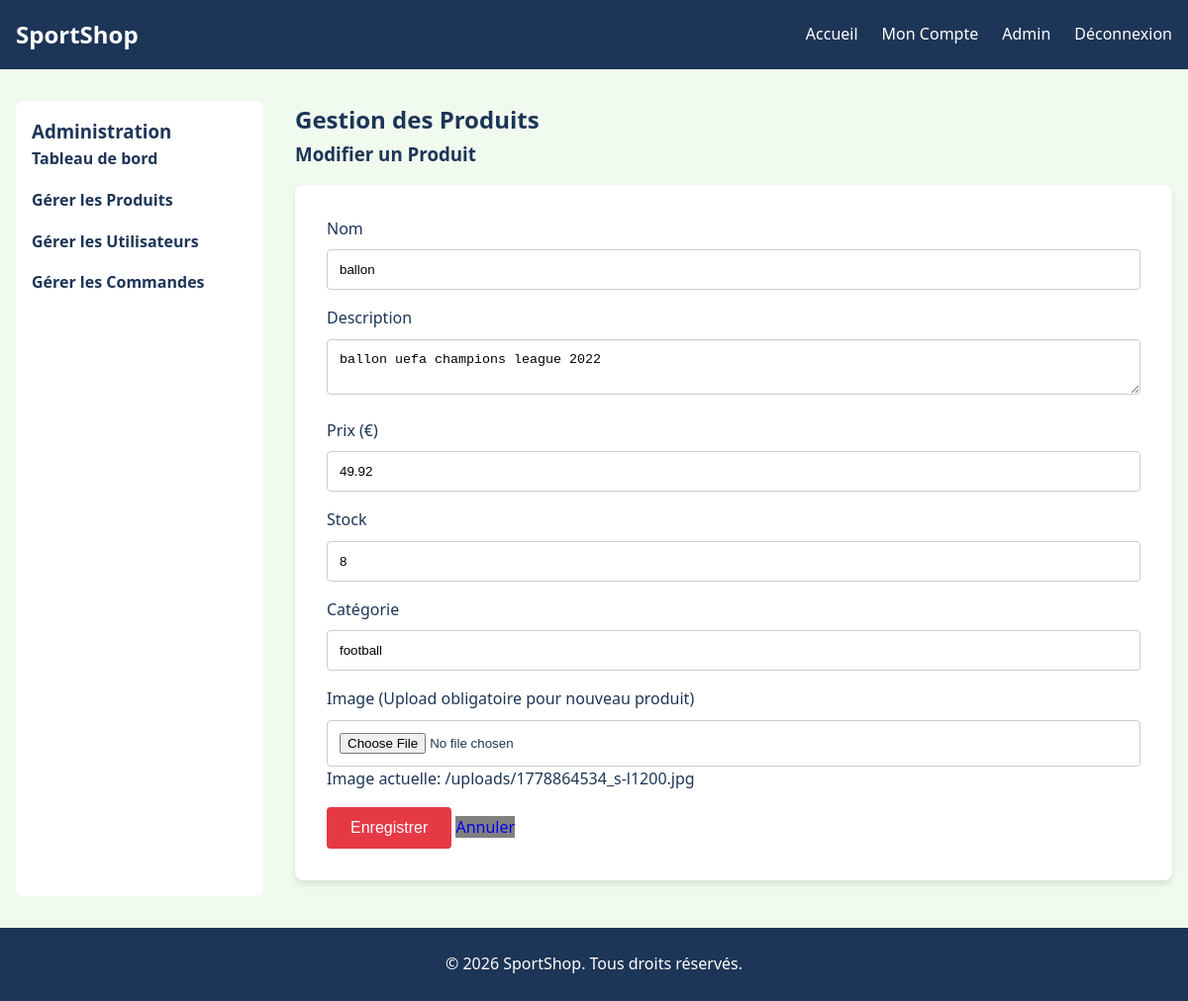
/admin/products.php?action=edit&id=2 (signed in), run on the app's committed database.
### tables this page shows
CREATE TABLE products (
    id INTEGER PRIMARY KEY AUTOINCREMENT,
    name TEXT NOT NULL,
    description TEXT,
    price REAL NOT NULL,
    stock INTEGER DEFAULT 0,
    image_url TEXT,
    category TEXT,
    created_at DATETIME DEFAULT CURRENT_TIMESTAMP
);

### classes/Database.php (called while the page is built)
<?php
class Database {
    private static $instance = null;
    private $pdo;
    private function __construct() {
        try {
            $dbPath = __DIR__ . '/../database/sportshop.db';
            $this->pdo = new PDO("sqlite:" . $dbPath);
            $this->pdo->setAttribute(PDO::ATTR_ERRMODE, PDO::ERRMODE_EXCEPTION);
            $this->pdo->setAttribute(PDO::ATTR_DEFAULT_FETCH_MODE, PDO::FETCH_ASSOC);
        } catch (PDOException $e) {
            die("Connection failed: " . $e->getMessage());
        }
    }
    public static function getInstance() {
        if (self::$instance === null) {
            self::$instance = new self();
        }
        return self::$instance;
    }
    public function getConnection() {
        return $this->pdo;
    }
}

### classes/Product.php (called while the page is built, shortened)
<?php
require_once __DIR__ . '/Database.php';
class Product {
    private $db;
    public function __construct() {
        $this->db = Database::getInstance()->getConnection();
    }
    public function getProductById($id) {
        $stmt = $this->db->prepare("SELECT * FROM products WHERE id = ?");
        $stmt->execute([$id]);
        return $stmt->fetch();
    }
}

### public/admin/products.php (the view, shortened to what this page needs)
<?php
require_once __DIR__ . '/../../includes/header.php';
$productObj = new Product();
$action = $_GET['action'] ?? 'list';
$edit_product = null;
if ($action === 'edit' && isset($_GET['id'])) {
    $edit_product = $productObj->getProductById($_GET['id']);
}
?>
<div class="admin-container">
    <aside class="admin-sidebar">
        <h3>Administration</h3>
        <ul>
            <li><a href="index.php">Tableau de bord</a></li>
            <li><a href="products.php">Gérer les Produits</a></li>
            <li><a href="users.php">Gérer les Utilisateurs</a></li>
            <li><a href="orders.php">Gérer les Commandes</a></li>
        </ul>
    </aside>
    <main class="admin-content" style="margin: 0; padding: 0;">
        <h2>Gestion des Produits</h2>
        <?php if ($action === 'add' || $action === 'edit'): ?>
            <h3><?php echo $action === 'add' ? 'Ajouter' : 'Modifier'; ?> un Produit</h3>
            <form action="products.php" method="POST" enctype="multipart/form-data" class="form-container" style="margin: 1rem 0; max-width: 100%;">
                <div class="form-group">
                    <label>Nom</label>
                    <input type="text" name="name" value="<?php echo $edit_product['name'] ?? ''; ?>" required>
                </div>
                <div class="form-group">
                    <label>Description</label>
                    <textarea name="description"><?php echo $edit_product['description'] ?? ''; ?></textarea>
                </div>
                <div class="form-group">
                    <label>Prix (€)</label>
                    <input type="number" step="0.01" name="price" value="<?php echo $edit_product['price'] ?? ''; ?>" required>
                </div>
                <div class="form-group">
                    <label>Stock</label>
                    <input type="number" name="stock" value="<?php echo $edit_product['stock'] ?? '0'; ?>" required>
                </div>
                <div class="form-group">
                    <label>Catégorie</label>
                    <input type="text" name="category" value="<?php echo $edit_product['category'] ?? ''; ?>">
                </div>
                <div class="form-group">
                    <label>Image (Upload obligatoire pour nouveau produit)</label>
                    <input type="file" name="image" <?php echo $action === 'add' ? 'required' : ''; ?>>
                    <?php if (isset($edit_product['image_url'])): ?>
                        <p>Image actuelle: <?php echo $edit_product['image_url']; ?></p>
                    <?php endif; ?>
                </div>
                <button type="submit">Enregistrer</button>
                <a href="products.php" class="button" style="background: gray; text-decoration: none;">Annuler</a>
            </form>
        <?php endif; ?>
    </main>
</div>
<?php require_once __DIR__ . '/../../includes/footer.php'; ?>

### public/css/style.css (style rules this page uses)
:root { --primary-color: #e63946; --secondary-color: #1d3557; --accent-color: #457b9d; --light-color: #f1faee; --dark-color: #1d3557; --white: #ffffff; --gray: #ccc; }
* { margin: 0; padding: 0; box-sizing: border-box; }
body { font-family: 'Segoe UI', Tahoma, Geneva, Verdana, sans-serif; line-height: 1.6; background-color: var(--light-color); color: var(--dark-color); }
main { max-width: 1200px; margin: 2rem auto; padding: 0 1rem; min-height: 80vh; }
.form-container { max-width: 500px; margin: 2rem auto; background: var(--white); padding: 2rem; border-radius: 8px; box-shadow: 0 4px 6px rgba(0,0,0,0.1); }
.form-group { margin-bottom: 1rem; }
.form-group label { display: block; margin-bottom: 0.5rem; }
.form-group input, .form-group textarea, .form-group select { width: 100%; padding: 0.75rem; border: 1px solid var(--gray); border-radius: 4px; }
button { display: inline-block; background: var(--primary-color); color: var(--white); padding: 0.75rem 1.5rem; border: none; border-radius: 4px; cursor: pointer; font-size: 1rem; transition: background 0.3s; }
.admin-container { display: flex; gap: 2rem; }
.admin-sidebar { width: 250px; background: var(--white); padding: 1rem; border-radius: 8px; }
.admin-sidebar ul { list-style: none; }
.admin-sidebar ul li { margin-bottom: 1rem; }
.admin-sidebar ul li a { text-decoration: none; color: var(--dark-color); font-weight: bold; }
.admin-content { flex: 1; }

### data on the page
products: name "ballon", description "ballon uefa champions league 2022", price "49.92", stock "8", category "football", image_url "/uploads/1778864534_s-l1200.jpg"
